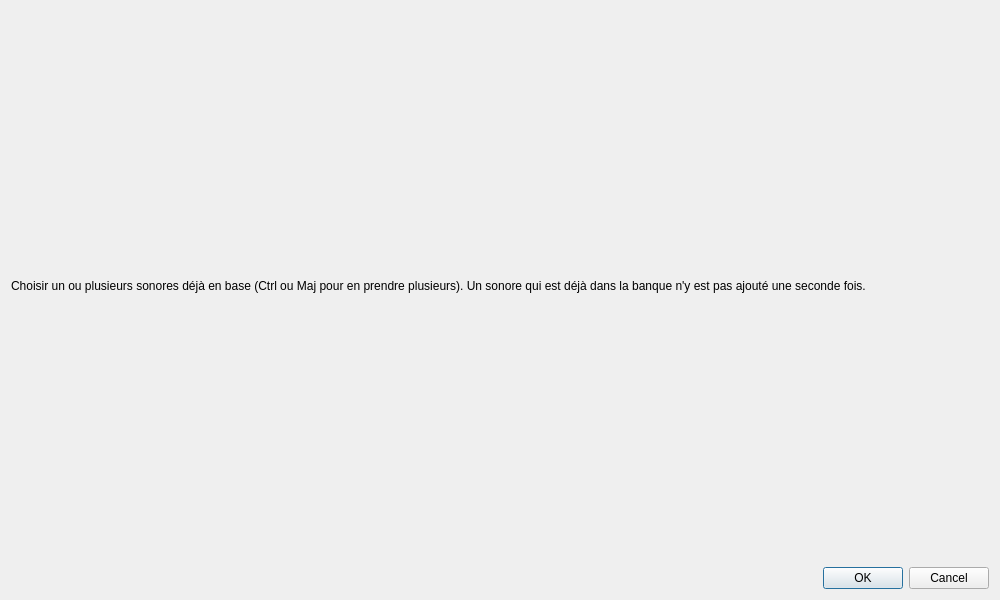
<?xml version="1.0" encoding="UTF-8"?>
<ui version="4.0">
 <class>ChoixSonores</class>
 <widget class="QDialog" name="ChoixSonores">
  <property name="geometry">
   <rect>
    <x>0</x>
    <y>0</y>
    <width>1000</width>
    <height>600</height>
   </rect>
  </property>
  <property name="windowTitle">
   <string>Ajouter des sonores à la banque</string>
  </property>
  <layout class="QVBoxLayout" name="disposition">
   <item>
    <widget class="QLabel" name="explication">
     <property name="text">
      <string>Choisir un ou plusieurs sonores déjà en base (Ctrl ou Maj pour en prendre plusieurs). Un sonore qui est déjà dans la banque n'y est pas ajouté une seconde fois.</string>
     </property>
     <property name="wordWrap">
      <bool>true</bool>
     </property>
    </widget>
   </item>
   <item>
    <widget class="QDialogButtonBox" name="boutons">
     <property name="standardButtons">
      <set>QDialogButtonBox::StandardButton::Cancel|QDialogButtonBox::StandardButton::Ok</set>
     </property>
    </widget>
   </item>
  </layout>
 </widget>
 <resources/>
 <connections/>
</ui>
